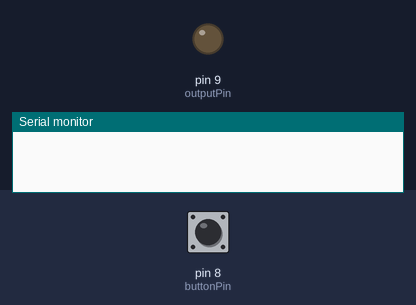
Recording of a sketch running on a simulated Arduino Uno, built with avr-gcc and run on an emulated ATmega328P. On the bench: output pins drawn as LEDs (lit = HIGH), the last lines printed to the serial monitor. Dashed ring = blinking. The inputs (shaded band) are chosen by the test bench; at power-on: pin 8 (buttonPin) HIGH.

Above: at 1.2 s.
1.3 s: pin 8 (buttonPin) pulled LOW for 1 s
At 3.3 s:
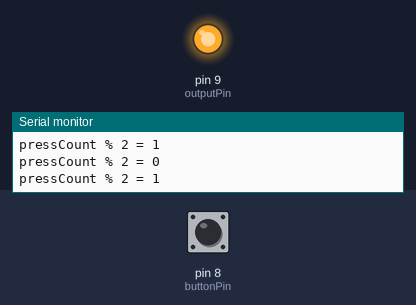
3.8 s: pin 8 (buttonPin) pulled LOW for 0.15 s
At 4.7 s:
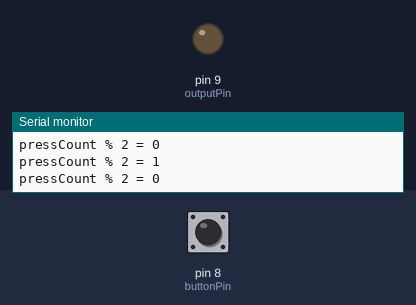
5.4 s: pin 8 (buttonPin) pulled LOW for 3.2 s
At 5.65 s:
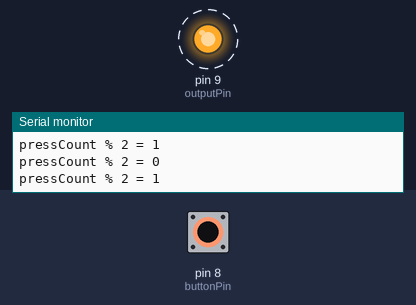
Timing chart, 0 to 10.0 s (numbered marks = the images above; inputs shaded):
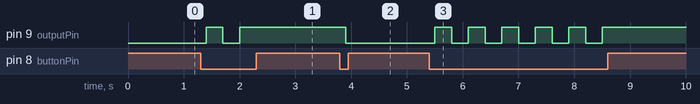

Measured:
- after the input at 1.3 s, pin 9 (outputPin): LOW → HIGH after 0.10 s, → LOW 0.30 s later, → HIGH 0.30 s later
- after the input at 3.8 s, pin 9 (outputPin): HIGH → LOW after 0.10 s
- after the input at 5.4 s, pin 9 (outputPin): alternates HIGH for 0.30 s and LOW for 0.30 s, 11 changes in all, then stays HIGH, starting after 0.10 s

The sketch:

c6_button.ino
```cpp
// 定义引脚
const int buttonPin = 8;    // 按钮连接到引脚 8
const int outputPin = 9;    // 输出（例如 LED）连接到引脚 9

// 变量
int pressCount = 0;         // 记录有效按键次数

void setup() {
  Serial.begin(115200);
  pinMode(buttonPin, INPUT_PULLUP); // 设置按钮引脚为输入并启用内部上拉电阻
  pinMode(outputPin, OUTPUT);       // 设置输出引脚为输出
  digitalWrite(outputPin, LOW);    // 初始化输出引脚为低电平
}

void loop() {
  // 读取当前按钮状态
  int reading = digitalRead(buttonPin);
  if (reading == HIGH) {
    return;
  }
  delay(100);
  if (digitalRead(buttonPin) == HIGH) {
    return;
  }
  pressCount = pressCount + 1;
  if (pressCount > 10000 && pressCount % 2 == 0) {
    pressCount = 0;
  }
  Serial.print("pressCount % 2 = ");
  Serial.println(pressCount % 2);
  digitalWrite(outputPin, (pressCount % 2 > 0) ? HIGH : LOW);
  delay(200);
}
```
